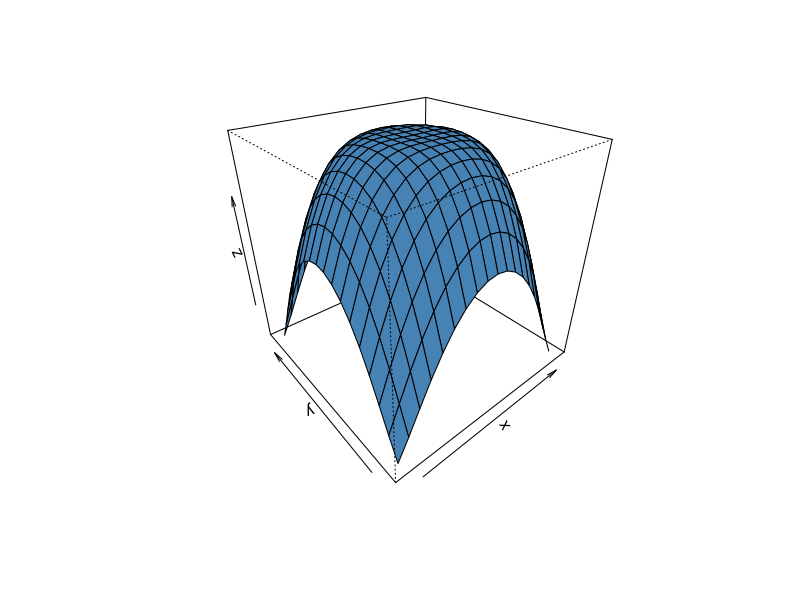
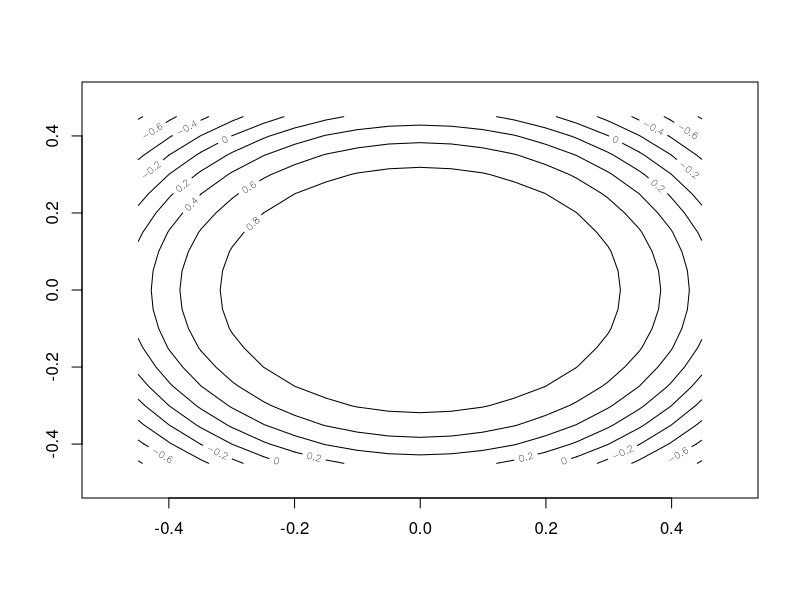

R code for these plots, in order:
library(fBasics)


### Name: krigeInterp
### Title: Bivariate Krige Interpolation
### Aliases: krigeInterp
### Keywords: programming

### ** Examples
## No test: 
## The akima library is not auto-installed because of a different licence.
## krigeInterp -  Kriging:
set.seed(1953)
x = runif(999) - 0.5
y = runif(999) - 0.5
z = cos(2*pi*(x^2+y^2))
ans = krigeInterp(x, y, z, extrap = FALSE)
persp(ans, theta = -40, phi = 30, col = "steelblue",
    xlab = "x", ylab = "y", zlab = "z")
contour(ans)
## End(No test)
